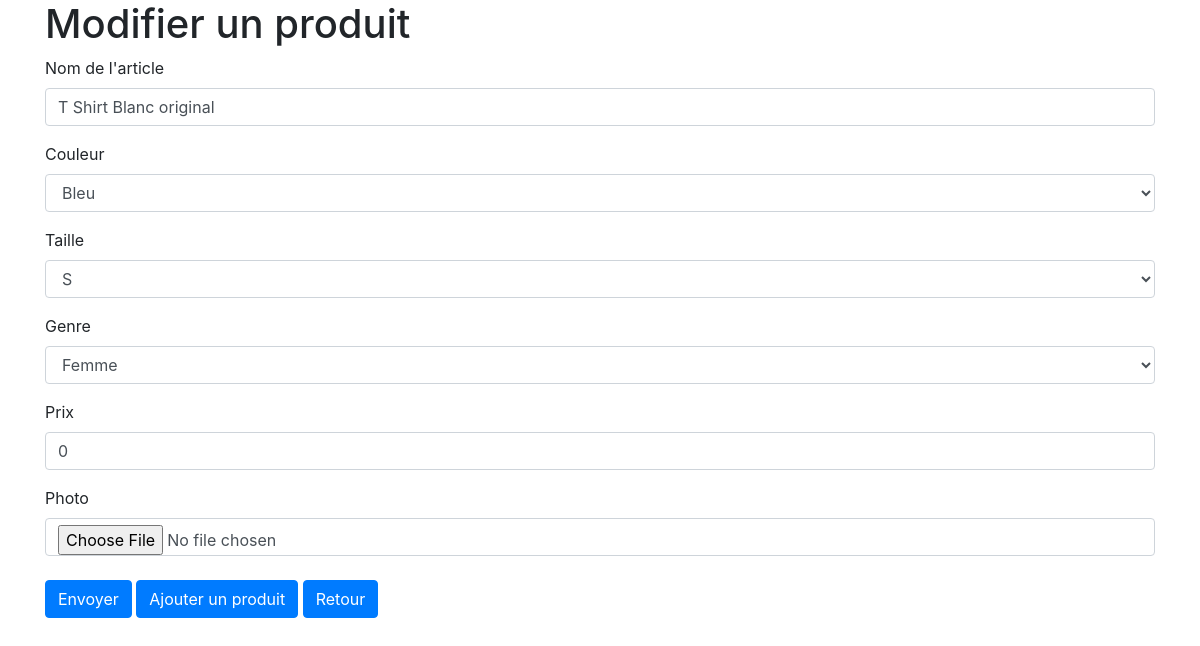
The page /EditProduct.php?id=1 on the database its author committed.
### tables this page shows
CREATE TABLE `products` (
  `id` int NOT NULL,
  `name` varchar(255) NOT NULL,
  `price` int NOT NULL DEFAULT '0',
  `categorie` text,
  `size` text NOT NULL,
  `color` text NOT NULL,
  `sexe` text
);

### EditProduct.php (the view, shortened to what this page needs)
<?php
if(isset($_GET['id']) && !empty($_GET['id'])){
    require_once('connect.php');
    $id = strip_tags($_GET['id']);
    $sql = 'SELECT * FROM `products` WHERE `id` = :id;';
    $query = $db->prepare($sql);
    $query->bindValue(':id', $id, PDO::PARAM_INT);
    $query->execute();
    $produit = $query->fetch();
}else{
    $_SESSION['erreur'] = "URL invalide";
    header('Location: AdminProducts.php');
}
?>
<!DOCTYPE html>
<html lang="fr">
<head>
    <link rel="stylesheet" href="https://stackpath.bootstrapcdn.com/bootstrap/4.4.1/css/bootstrap.min.css">
</head>
<body>
    <main class="container">
        <div class="row">
            <section class="col-12">
                <h1>Modifier un produit</h1>
                <form method="post">
                    <div class="form-group">
                        <label for="titre">Nom de l'article</label>
                        <input type="text" id="name" name="name" class="form-control" value="<?= $produit['name']?>">
                    </div>
                    <div class="form-group">
                        <label for="couleur">Couleur</label><br>
                        <select name="color" id="color" name="color" class="form-control" value="<?= $produit['color']?>">
                           <option value="bleu">Bleu</option>
                       </select>
                    </div>
                    <div class="form-group">
                        <label for="taille">Taille</label><br>
                        <select name="size" id="size" name="size" class="form-control" value="<?= $produit['size'] ?>">
                            <option value="S">S</option>
                        </select>
                    </div>
                    <div class="form-group">
                        <label for="sexe">Genre</label><br>
                        <select name="sexe" id="sexe" name="sexe" class="form-control" value="<?= $produit['sexe']?>">
                           <option value="Femme">Femme</option>
                        </select>
                    </div>
                    <div class="form-group">
                        <label for="price">Prix</label><br>
                        <input type="number" id="price" name="price" value="0" class="form-control" value="<?= $produit['price']?>">
                    </div>
                    <div>
                        <label for="photo">Photo</label><br>
                        <input type="file" id="photo" name="photo" class="form-control" value="<?= $produit['id']?>">
                    </div>
                    <br>
                    <button class="btn btn-primary">Envoyer</button>
                    <a href="AddProduct.php" class="btn btn-primary">Ajouter un produit</a>
                    <a href="AdminProducts.php" class="btn btn-primary">Retour</a>
                </form>
            </section>
        </div>
    </main>
</body>
</html>

### rows shown on the page
products: name "T Shirt Blanc original", color "Bleu", size "S", sexe "Femme"
